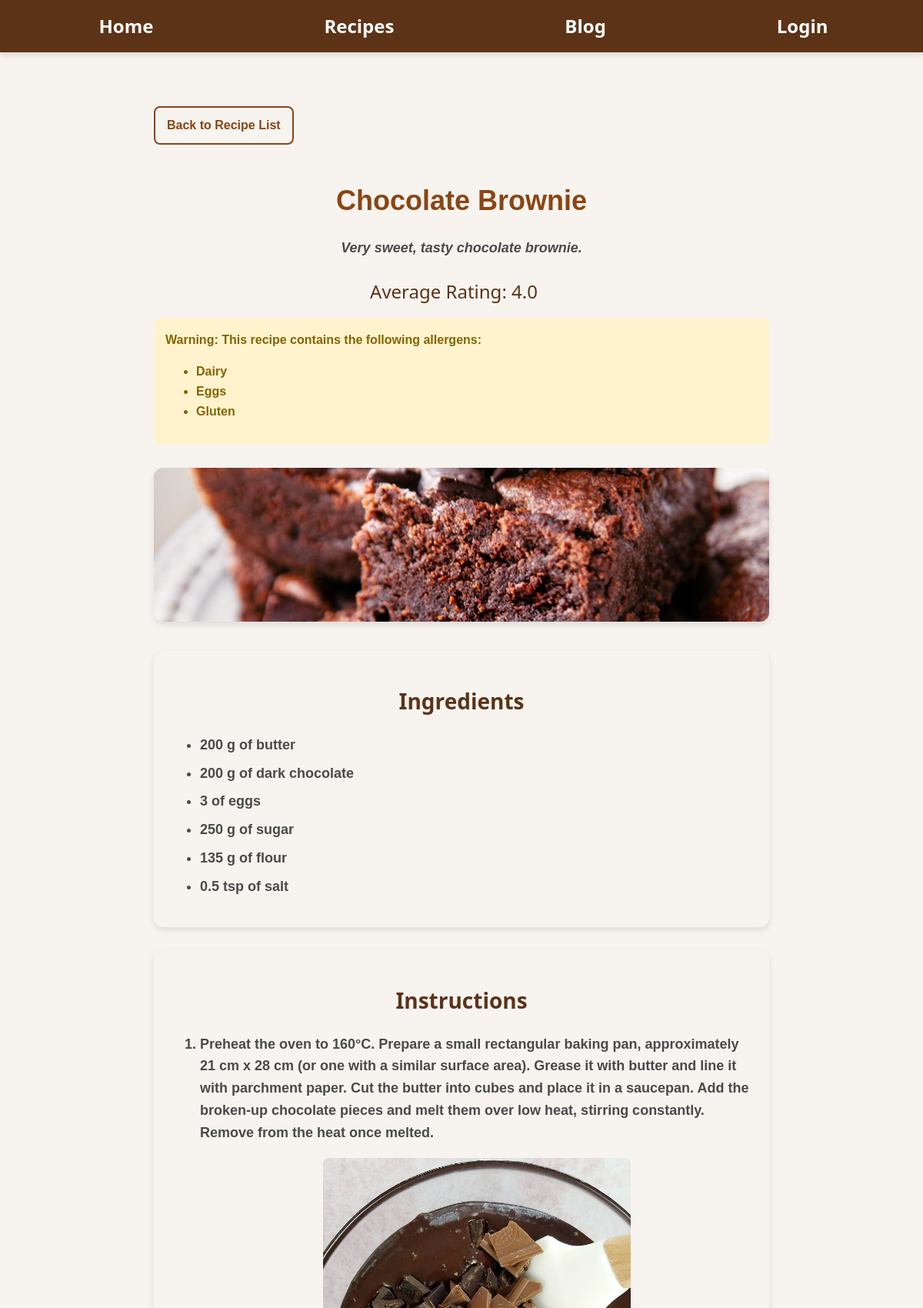
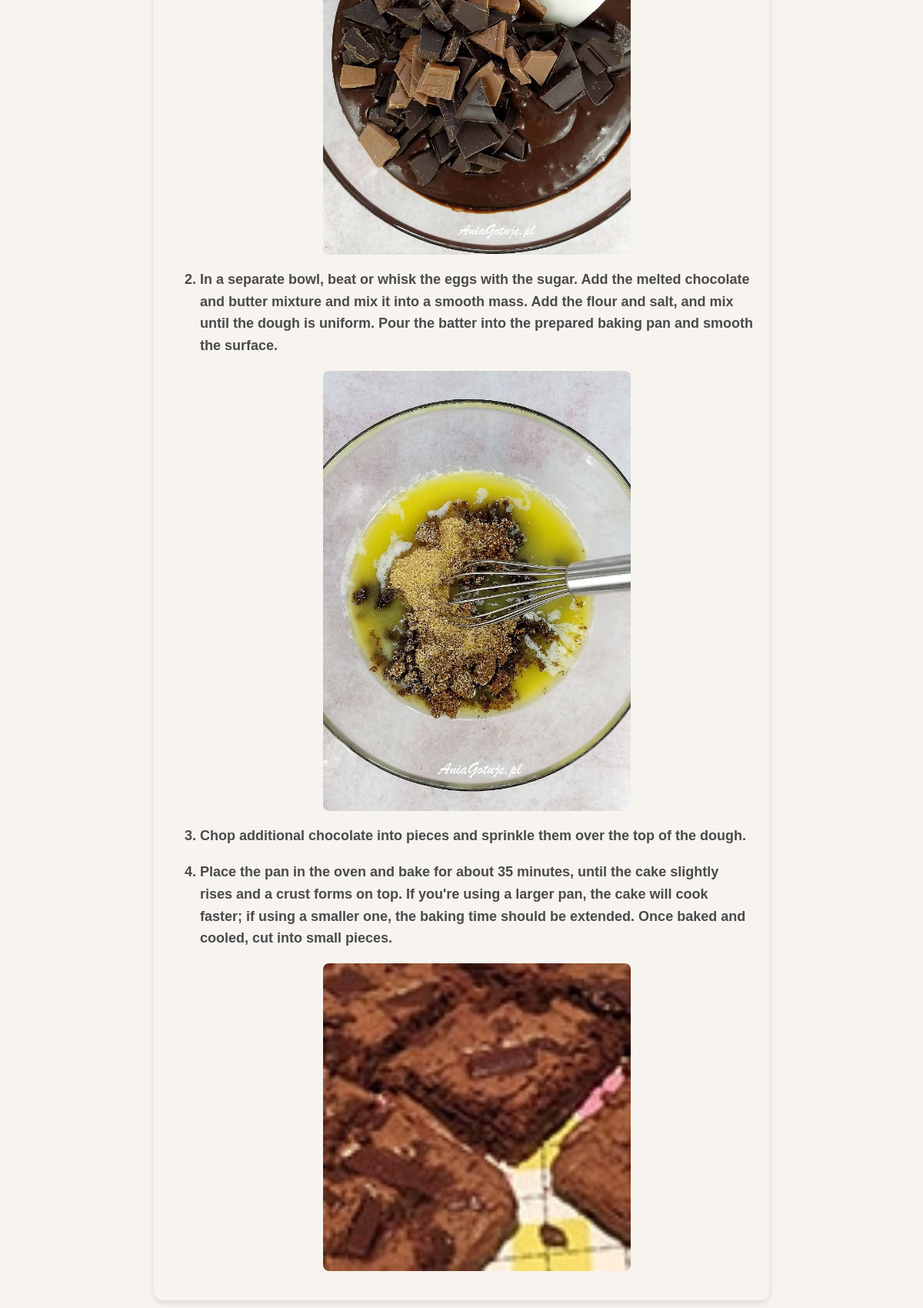
Screenshot of /recipes/5/ (upper part) with the database file from the repository (2 pictures, top to bottom).
### blog/models.py (models this page shows, shortened)
class Recipe(models.Model):
    FOOD_NAME_CHOICES = [
        ('pasta', 'Pasta'),
        ('salad', 'Salad'),
        ('soup', 'Soup'),
        ('sandwich', 'Sandwich'),
        ('burger', 'Burger'),
        ('pizza', 'Pizza'),
        ('wrap', 'Wrap'),
        ('sauce', 'Sauce'),
        ('dessert', 'Dessert'),
        ('cake', 'Cake'),
        ('cookie', 'Cookie'),
        ('drink', 'Drink'),
        ('other', 'Other'),
    ]
    title = models.CharField(max_length=200)
    description = models.TextField()
    ingredients = models.ManyToManyField('Ingredient')
    instructions = models.ManyToManyField('Instruction', related_name='recipe_instructions', blank=True)
    author = models.ForeignKey(User, on_delete=models.CASCADE)
    created_at = models.DateTimeField(auto_now_add=True)
    saved_by = models.ManyToManyField(User, related_name='saved_recipes', blank=True)
    average_rating = models.FloatField(default=0)
    image = models.ImageField(upload_to='recipe_images/', null=True, blank=True)
    food_category = models.CharField(max_length=100, choices=FOOD_NAME_CHOICES, null=True, blank=True)

class Ingredient(models.Model):
    UNIT_CHOICES = [
        ('g', 'grams'),
        ('kg', 'kilograms'),
        ('ml', 'milliliters'),
        ('l', 'liters'),
        ('tsp', 'teaspoon'),
        ('tbsp', 'tablespoon'),
        ('cup', 'cup'),
        ('oz', 'ounces'),
        ('lb', 'pounds'),
    ]
    ALLERGEN_CHOICES = [
        ('gluten', 'Gluten'),
        ('dairy', 'Dairy'),
        ('eggs', 'Eggs'),
        ('nuts', 'Nuts'),
        ('soy', 'Soy'),
        ('seafood', 'Seafood'),
    ]
    name = models.CharField(max_length=100)
    number = models.FloatField()
    units = models.CharField(max_length=50, choices=UNIT_CHOICES, null=True, blank=True)
    contains_allergen = models.CharField(max_length=50, choices=ALLERGEN_CHOICES, null=True, blank=True)
    def __str__(self):
        number_display = int(self.number) if self.number.is_integer() else self.number
        units_display = f" {self.units}" if self.units else ""
        return f"{number_display}{units_display} of {self.name}"

class Instruction(models.Model):
    recipe = models.ForeignKey(Recipe, on_delete=models.CASCADE, related_name='instruction_steps')
    step_number = models.IntegerField()
    text = models.TextField()
    image = models.ImageField(upload_to='instruction_images/', null=True, blank=True)  # New field
    class Meta:
        ordering = ['step_number']

### blog/views.py (the view, shortened to what this page needs)
# urls.py: path('recipes/<int:pk>/', views.recipe_detail, name='recipe_detail'),
def recipe_detail(request, pk):
    recipe = get_object_or_404(Recipe, pk=pk)
    instructions = recipe.instruction_steps.all()
    comments = Comment.objects.filter(recipe=recipe)
    rating_form = RecipeRatingForm()
    comment_form = CommentForm()
    allergens = recipe.ingredients.filter(contains_allergen__isnull=False).values_list('contains_allergen', flat=True).distinct()
    return render(request, 'blog/recipe_detail.html', {
        'recipe': recipe,
        'instructions': instructions,
        'comments': comments,
        'rating_form': rating_form,
        'comment_form': comment_form,
        'allergens': allergens
    })

### blog/templates/blog/recipe_detail.html (shortened to what this page needs)
{% extends "blog/base.html" %}
{% block content %}
<div class="recipe-detail-page">
    <a href="{% url 'recipe_list' %}" class="back-link">Back to Recipe List</a>
    <div class="recipe-header">
        <h1 class="recipe-title">{{ recipe.title }}</h1>
        <p class="recipe-description">{{ recipe.description }}</p>
    </div>
    {% if recipe.average_rating %}
    <div class="average-rating">
        <h3>Average Rating: {{ recipe.average_rating |floatformat:1}}</h3>
    </div>
    {% endif %}
    {% if allergens %}
    <div class="alert alert-warning">
        <strong>Warning:</strong> This recipe contains the following allergens:
        <ul>
            {% for allergen in allergens %}
            <li>{{ allergen|capfirst }}</li>
            {% endfor %}
        </ul>
    </div>
    {% endif %}
    {% if recipe.image %}
    <div class="recipe-image-container">
        <img src="{{ recipe.image.url }}" alt="{{ recipe.title }}" class="recipe-image">
    </div>
    {% endif %}
    <div class="recipe-ingredients">
        <h2>Ingredients</h2>
        <ul>
            {% for ingredient in recipe.ingredients.all %}
            <li>{{ ingredient }}</li>
            {% endfor %}
        </ul>
    </div>
    <div class="recipe-instructions">
        <h2>Instructions</h2>
        <ol>
            {% for instruction in instructions %}
            <li>
                <p>{{ instruction.text }}</p>
                {% if instruction.image %}
                <img src="{{ instruction.image.url }}" alt="Step {{ instruction.step_number }}" class="instruction-image">
                {% endif %}
            </li>
            {% endfor %}
        </ol>
    </div>
</div>
{% endblock %}

### blog/static/blog/css/styles.css (style rules this page uses)
body { font-family: "Arial Nova Light", sans-serif; margin: 0; padding: 0; background-color: #f7f4f0; color: #4a4a4a; line-height: 1.6; font-weight: bold; }
main.content h2 { text-align: center; font-size: 28px; color: #5c3317; margin-bottom: 20px; font-weight: bold; font-family: "Segoe UI", system-ui, sans-serif; }
main.content h3 { text-align: center; font-size: 24px; color: #5c3317; margin-bottom: 15px; font-weight: lighter; font-family: "Segoe UI", system-ui, sans-serif; }
.recipe-image { width: 100%; max-height: 200px; object-fit: cover; border-radius: 8px; margin: 10px 0; }
.back-link { display: inline-block; margin-top: 10px; margin-bottom: 20px; padding: 10px 15px; color: #8b4513; background-color: #f7f4f0; text-decoration: none; border: 2px solid #8b4513; border-radius: 8px; font-size: 16px; font-family: "Arial Nova Light", sans-serif; transition: background-color 0.3s ease, color 0.3s ease; }
.recipe-detail-page { padding: 20px; max-width: 800px; margin: 0 auto; font-family: "Arial Nova Light", sans-serif; }
.back-link { display: inline-block; margin-bottom: 20px; padding: 10px 15px; color: #8b4513; background-color: #f7f4f0; text-decoration: none; border: 2px solid #8b4513; border-radius: 8px; font-size: 16px; transition: background-color 0.3s ease, color 0.3s ease; }
.recipe-title { text-align: center; font-size: 36px; color: #8b4513; margin-bottom: 10px; }
.recipe-description { text-align: center; font-size: 18px; color: #4a4a4a; margin-bottom: 20px; font-style: italic; }
.alert-warning { background-color: #fff3cd; border-color: #ffeeba; color: #856404; padding: 15px; border-radius: 8px; margin-bottom: 20px; }
.recipe-image-container { text-align: center; margin-bottom: 20px; }
.recipe-image { width: 100%; height: auto; border-radius: 12px; box-shadow: 0 4px 8px rgba(0, 0, 0, 0.1); }
.recipe-ingredients, .recipe-instructions { margin-bottom: 30px; padding: 20px; background-color: #f7f4f0; border-radius: 12px; box-shadow: 0 4px 8px rgba(0, 0, 0, 0.1); }
.recipe-ingredients h2, .recipe-instructions h2 { font-size: 24px; color: #8b4513; margin-bottom: 10px; }
.recipe-ingredients ul, .recipe-instructions ol { font-size: 18px; color: #4a4a4a; }
.recipe-ingredients ul li, .recipe-instructions ol li { margin-bottom: 8px; }
.instruction-image { width: 70%; max-width: 400px; display: block; margin: 10px auto; border-radius: 8px; }
.average-rating { text-align: center; font-size: 22px; color: #8b4513; margin-top: 20px; margin-right: 20px; }
h1 { text-align: center; font-size: 36px; color: #8b4513; margin-bottom: 20px; }
.back-link { display: inline-block; margin-bottom: 20px; padding: 10px 15px; color: #8b4513; background-color: #f7f4f0; text-decoration: none; border: 2px solid #8b4513; border-radius: 8px; font-size: 16px; font-family: "Arial Nova Light", sans-serif; transition: background-color 0.3s ease, color 0.3s ease; }
h2 { text-align: center; font-size: 32px; color: #8b4513; margin-bottom: 15px; }
h3 { font-size: 24px; color: #8b4513; margin-bottom: 10px; }
h2 { font-size: 32px; color: #8b4513; margin-bottom: 20px; }

### rows the page displays
Recipe: title "Chocolate Brownie", description "Very sweet, tasty chocolate brownie.", average_rating "4.0", image (picture)
Ingredient: number+units+name "200 g of butter"
Ingredient: number+units+name "200 g of dark chocolate"
Ingredient: number+units+name "3 of eggs"
Ingredient: number+units+name "250 g of sugar"
Ingredient: number+units+name "135 g of flour"
Ingredient: number+units+name "0.5 tsp of salt"
Instruction: text "Preheat the oven to 160°C. Prepare a small rectangular baking pan, approximately 21 cm x 28 cm (or one with a similar surface area). Grease it with butter and line it with parchment paper. Cut the butter into cubes and place it in a saucepan. Add the broken-up chocolate pieces and melt them over low heat, stirring constantly. Remove from the heat once melted.", image (picture)
Instruction: text "In a separate bowl, beat or whisk the eggs with the sugar. Add the melted chocolate and butter mixture and mix it into a smooth mass. Add the flour and salt, and mix until the dough is uniform. Pour the batter into the prepared baking pan and smooth the surface.", image (picture)
Instruction: text "Chop additional chocolate into pieces and sprinkle them over the top of the dough."
Instruction: text "Place the pan in the oven and bake for about 35 minutes, until the cake slightly rises and a crust forms on top. If you're using a larger pan, the cake will cook faster; if using a smaller one, the baking time should be extended. Once baked and cooled, cut into small pieces.", image (picture)

### other values shown
{{ allergen|capfirst }} "Dairy" "Eggs" "Gluten"
